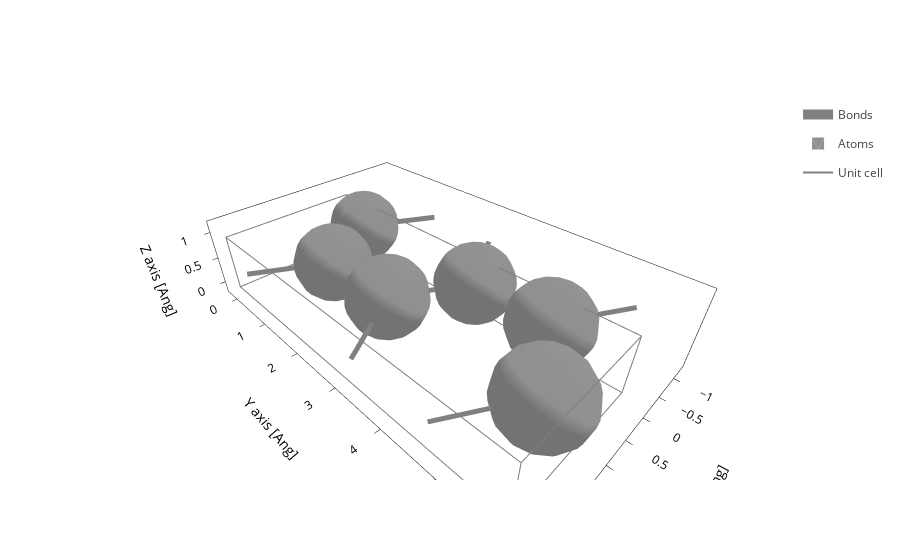

Notebook code for this chart:
### Markdown cell above
# Create structure

### Code cell
graphene = sisl.geom.graphene_nanoribbon(width=3, kind="zigzag", vacuum=1)
graphene.write(structure_path / "graphene.xyz") 
graphene.plot()

### Figure 1 — Plotly figure (JSON) as saved in the notebook; plotly's stock layout.template omitted (floating-point values rounded to 4 significant figures; data arrays with more than 128 entries replaced by an {"elided": "..."} marker saying what was removed)
{"data": [{"line": {"color": "gray", "width": 10}, "meta": {}, "mode": "lines", "name": "Bonds", "opacity": 1, "type": "scatter3d", "x": {"elided": "231 float values"}, "y": {"elided": "231 float values"}, "z": {"elided": "231 float values"}}, {"alphahull": 0, "color": "#909090", "hovertemplate": "%{meta.position}", "legendgroup": "Atoms", "meta": {"meta": {"Atoms_i": 0}, "position": "(0.00, 0.50, 0.50)"}, "name": "Atoms", "opacity": 1, "showlegend": true, "showscale": false, "type": "mesh3d", "x": {"elided": "225 float values"}, "y": {"elided": "225 float values"}, "z": {"elided": "225 float values"}}, {"alphahull": 0, "color": "#909090", "hovertemplate": "%{meta.position}", "legendgroup": "Atoms", "meta": {"meta": {"Atoms_i": 1}, "position": "(0.00, 3.34, 0.50)"}, "name": "Atoms", "opacity": 1, "showlegend": false, "showscale": false, "type": "mesh3d", "x": {"elided": "225 float values"}, "y": {"elided": "225 float values"}, "z": {"elided": "225 float values"}}, {"alphahull": 0, "color": "#909090", "hovertemplate": "%{meta.position}", "legendgroup": "Atoms", "meta": {"meta": {"Atoms_i": 2}, "position": "(0.00, 4.76, 0.50)"}, "name": "Atoms", "opacity": 1, "showlegend": false, "showscale": false, "type": "mesh3d", "x": {"elided": "225 float values"}, "y": {"elided": "225 float values"}, "z": {"elided": "225 float values"}}, {"alphahull": 0, "color": "#909090", "hovertemplate": "%{meta.position}", "legendgroup": "Atoms", "meta": {"meta": {"Atoms_i": 3}, "position": "(1.23, 1.21, 0.50)"}, "name": "Atoms", "opacity": 1, "showlegend": false, "showscale": false, "type": "mesh3d", "x": {"elided": "225 float values"}, "y": {"elided": "225 float values"}, "z": {"elided": "225 float values"}}, {"alphahull": 0, "color": "#909090", "hovertemplate": "%{meta.position}", "legendgroup": "Atoms", "meta": {"meta": {"Atoms_i": 4}, "position": "(1.23, 2.63, 0.50)"}, "name": "Atoms", "opacity": 1, "showlegend": false, "showscale": false, "type": "mesh3d", "x": {"elided": "225 float values"}, "y": {"elided": "225 float values"}, "z": {"elided": "225 float values"}}, {"alphahull": 0, "color": "#909090", "hovertemplate": "%{meta.position}", "legendgroup": "Atoms", "meta": {"meta": {"Atoms_i": 5}, "position": "(1.23, 5.47, 0.50)"}, "name": "Atoms", "opacity": 1, "showlegend": false, "showscale": false, "type": "mesh3d", "x": {"elided": "225 float values"}, "y": {"elided": "225 float values"}, "z": {"elided": "225 float values"}}, {"meta": {}, "mode": "lines", "name": "Unit cell", "type": "scatter3d", "x": [0.0, 0.0, 2.46, 2.46, 0.0, 0.0, NaN, 0.0, 0.0, 0.0, 2.46, 2.46, 0.0, NaN, 2.46, 2.46, NaN, 2.46, 2.46], "y": [0.0, 5.97, 5.97, 5.97, 5.97, 5.97, NaN, 5.97, 0.0, 0.0, 0.0, 0.0, 0.0, NaN, 5.97, 0.0, NaN, 5.97, 0.0], "z": [0.0, 0.0, 0.0, 1.0, 1.0, 0.0, NaN, 1.0, 1.0, 0.0, 0.0, 1.0, 1.0, NaN, 0.0, 0.0, NaN, 1.0, 1.0]}], "layout": {"scene": {"aspectmode": "data", "xaxis": {"title": {"text": "X axis [Ang]"}}, "yaxis": {"title": {"text": "Y axis [Ang]"}}, "zaxis": {"title": {"text": "Z axis [Ang]"}}}, "xaxis": {"scaleanchor": "y", "scaleratio": 1, "title": {"text": "X axis [Ang]"}}, "yaxis": {"title": {"text": "Y axis [Ang]"}}}}
